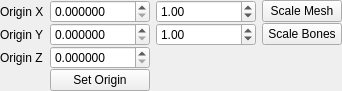
<?xml version="1.0" encoding="UTF-8"?>
<ui version="4.0">
 <class>ui::assets::studiomodel::StudioModelModelDataPanel</class>
 <widget class="QWidget" name="ui::assets::studiomodel::StudioModelModelDataPanel">
  <property name="geometry">
   <rect>
    <x>0</x>
    <y>0</y>
    <width>336</width>
    <height>89</height>
   </rect>
  </property>
  <property name="windowTitle">
   <string>Form</string>
  </property>
  <layout class="QGridLayout" name="gridLayout">
   <property name="leftMargin">
    <number>0</number>
   </property>
   <property name="topMargin">
    <number>0</number>
   </property>
   <property name="rightMargin">
    <number>0</number>
   </property>
   <property name="bottomMargin">
    <number>0</number>
   </property>
   <property name="verticalSpacing">
    <number>0</number>
   </property>
   <item row="1" column="1">
    <widget class="QDoubleSpinBox" name="OriginY">
     <property name="sizePolicy">
      <sizepolicy hsizetype="Fixed" vsizetype="Fixed">
       <horstretch>0</horstretch>
       <verstretch>0</verstretch>
      </sizepolicy>
     </property>
     <property name="minimumSize">
      <size>
       <width>100</width>
       <height>0</height>
      </size>
     </property>
     <property name="maximumSize">
      <size>
       <width>200</width>
       <height>16777215</height>
      </size>
     </property>
     <property name="decimals">
      <number>6</number>
     </property>
    </widget>
   </item>
   <item row="0" column="2">
    <widget class="QDoubleSpinBox" name="ScaleMeshSpinner">
     <property name="sizePolicy">
      <sizepolicy hsizetype="Fixed" vsizetype="Fixed">
       <horstretch>0</horstretch>
       <verstretch>0</verstretch>
      </sizepolicy>
     </property>
     <property name="minimumSize">
      <size>
       <width>100</width>
       <height>0</height>
      </size>
     </property>
     <property name="maximumSize">
      <size>
       <width>100</width>
       <height>16777215</height>
      </size>
     </property>
     <property name="value">
      <double>1.000000000000000</double>
     </property>
    </widget>
   </item>
   <item row="2" column="1">
    <widget class="QDoubleSpinBox" name="OriginZ">
     <property name="sizePolicy">
      <sizepolicy hsizetype="Fixed" vsizetype="Fixed">
       <horstretch>0</horstretch>
       <verstretch>0</verstretch>
      </sizepolicy>
     </property>
     <property name="minimumSize">
      <size>
       <width>100</width>
       <height>0</height>
      </size>
     </property>
     <property name="maximumSize">
      <size>
       <width>200</width>
       <height>16777215</height>
      </size>
     </property>
     <property name="decimals">
      <number>6</number>
     </property>
    </widget>
   </item>
   <item row="3" column="1">
    <widget class="QPushButton" name="SetOrigin">
     <property name="sizePolicy">
      <sizepolicy hsizetype="Fixed" vsizetype="Fixed">
       <horstretch>0</horstretch>
       <verstretch>0</verstretch>
      </sizepolicy>
     </property>
     <property name="minimumSize">
      <size>
       <width>100</width>
       <height>0</height>
      </size>
     </property>
     <property name="maximumSize">
      <size>
       <width>200</width>
       <height>16777215</height>
      </size>
     </property>
     <property name="text">
      <string>Set Origin</string>
     </property>
    </widget>
   </item>
   <item row="1" column="3">
    <widget class="QPushButton" name="ScaleBones">
     <property name="text">
      <string>Scale Bones</string>
     </property>
    </widget>
   </item>
   <item row="0" column="3">
    <widget class="QPushButton" name="ScaleMesh">
     <property name="text">
      <string>Scale Mesh</string>
     </property>
    </widget>
   </item>
   <item row="1" column="2">
    <widget class="QDoubleSpinBox" name="ScaleBonesSpinner">
     <property name="sizePolicy">
      <sizepolicy hsizetype="Fixed" vsizetype="Fixed">
       <horstretch>0</horstretch>
       <verstretch>0</verstretch>
      </sizepolicy>
     </property>
     <property name="minimumSize">
      <size>
       <width>100</width>
       <height>0</height>
      </size>
     </property>
     <property name="maximumSize">
      <size>
       <width>100</width>
       <height>16777215</height>
      </size>
     </property>
     <property name="value">
      <double>1.000000000000000</double>
     </property>
    </widget>
   </item>
   <item row="0" column="4">
    <spacer name="horizontalSpacer">
     <property name="orientation">
      <enum>Qt::Horizontal</enum>
     </property>
     <property name="sizeHint" stdset="0">
      <size>
       <width>0</width>
       <height>20</height>
      </size>
     </property>
    </spacer>
   </item>
   <item row="1" column="0">
    <widget class="QLabel" name="label_2">
     <property name="text">
      <string>Origin Y</string>
     </property>
    </widget>
   </item>
   <item row="0" column="1">
    <widget class="QDoubleSpinBox" name="OriginX">
     <property name="sizePolicy">
      <sizepolicy hsizetype="Fixed" vsizetype="Fixed">
       <horstretch>0</horstretch>
       <verstretch>0</verstretch>
      </sizepolicy>
     </property>
     <property name="minimumSize">
      <size>
       <width>100</width>
       <height>0</height>
      </size>
     </property>
     <property name="maximumSize">
      <size>
       <width>200</width>
       <height>16777215</height>
      </size>
     </property>
     <property name="decimals">
      <number>6</number>
     </property>
    </widget>
   </item>
   <item row="2" column="0">
    <widget class="QLabel" name="label_3">
     <property name="text">
      <string>Origin Z</string>
     </property>
    </widget>
   </item>
   <item row="0" column="0">
    <widget class="QLabel" name="label">
     <property name="text">
      <string>Origin X</string>
     </property>
    </widget>
   </item>
   <item row="4" column="1">
    <spacer name="verticalSpacer">
     <property name="orientation">
      <enum>Qt::Vertical</enum>
     </property>
     <property name="sizeHint" stdset="0">
      <size>
       <width>20</width>
       <height>0</height>
      </size>
     </property>
    </spacer>
   </item>
  </layout>
 </widget>
 <resources/>
 <connections/>
</ui>
